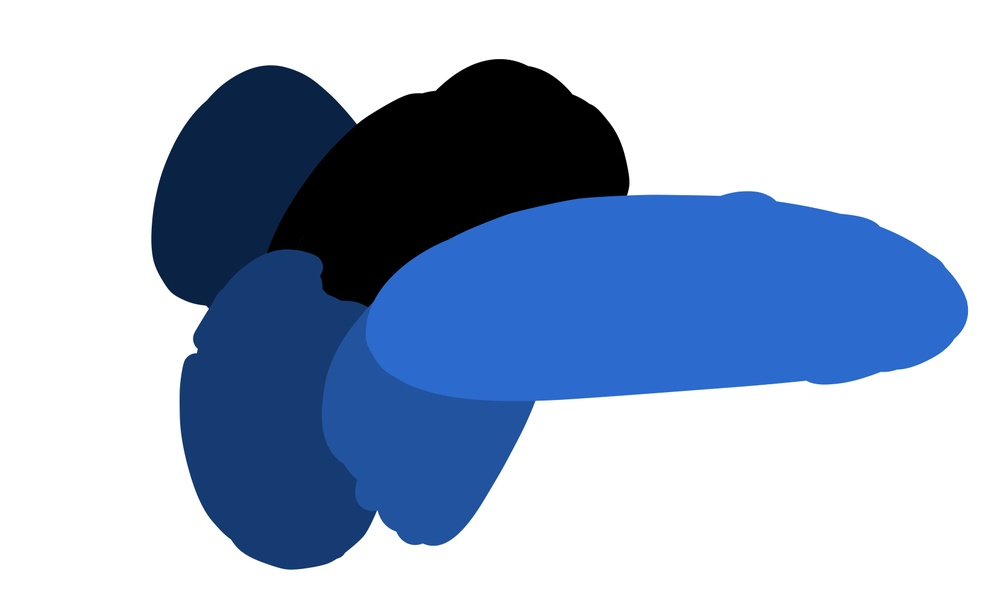
#> input picture input/test.jpg, 1000 x 612 px, shrunk from 1654 x 1013 before the run
$ python -i Mask.py   (imports and definitions only)   (older library calls are emulated)
#> lines starting #> are read from the running program, lines starting #| are printed output that depends on the picture; after the words box and inside, x2 and y2 are one past the last pixel; in counts of white or black regions, pixels touching at a corner belong together
import cv2
import numpy as np
import PreProcess as pre
import matplotlib.pyplot as plt


class MixEdge:
    """
    A new edge detection combine sobel and laplacian

    Args:
        arg: Original RGB color image

    Attributes:
        src: This is where we store original enhanced image input,
        src_lap: This is where we store laplacian edge detected image
        src_sob: This is where we store sobel edge detected image
        combine: This is where we store image combining two detection methods
    """

    # [73 lines left out: functions __init__, Laplacian, sobel, Prewitt, combineTwo, not called in this run]


class BinaryMask:
    def __init__(self, edge_img):
        self.src = edge_img
        self.closedEdge = self.edge_close()
        self.minArea = 1000
        self.area = self.areaSelect()
        self.mask = self.fillEdge()

    def edge_close(self):
        # src_blur = self.src
        # src_blur = cv2.medianBlur(self.src, 5)
        src_blur = cv2.GaussianBlur(self.src, (5, 5), 0)
        src_dilate = cv2.dilate(src_blur, cv2.getStructuringElement(cv2.MORPH_RECT, (3, 3)), iterations=5)
        src_erode = cv2.erode(src_dilate, cv2.getStructuringElement(cv2.MORPH_RECT, (3, 3)), iterations=4)

        rows, cols = src_erode.shape
        dst = np.zeros((rows, cols), np.uint8)
        dst[np.where(src_erode >= 100)] = 255
        return dst

    def areaSelect(self):
        contours, hierarchy = cv2.findContours(self.closedEdge, cv2.RETR_EXTERNAL, cv2.CHAIN_APPROX_NONE)
        useful_areas = []
        for k, contour in enumerate(contours):
            if cv2.contourArea(contour) >= self.minArea:
                useful_areas.append(contour)
        return useful_areas

    def fillEdge(self):
        rows, cols = self.closedEdge.shape
        mask = np.full((rows, cols), 0, np.uint8)
        cv2.fillPoly(mask, self.area, 255)
        # kernel = cv2.getStructuringElement(cv2.MORPH_RECT, (5, 5))
        # dst = cv2.morphologyEx(dst, cv2.MORPH_CLOSE, kernel, iterations=1)

        kernel = cv2.getStructuringElement(cv2.MORPH_RECT, (3, 3))
        mask = cv2.morphologyEx(mask, cv2.MORPH_OPEN, kernel, iterations=1)
        return mask


# [20 lines left out: functions get_mask, clean_image, not called in this run]

>>> import cv2
>>> picture = cv2.imread('input/test.jpg', cv2.IMREAD_GRAYSCALE)
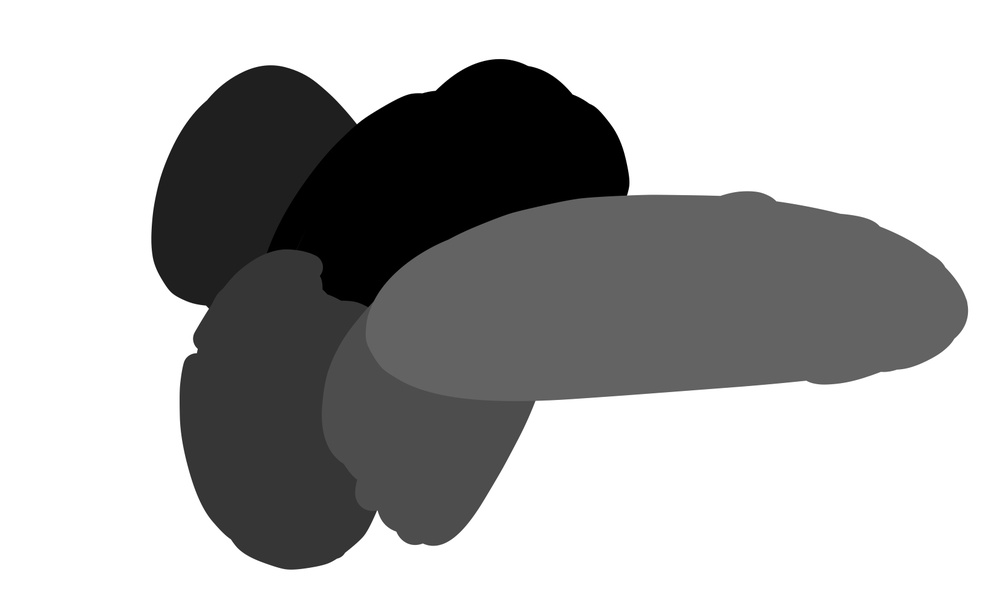
#> picture: shape (612, 1000); min 0, max 255, mean 178.3
>>> result = BinaryMask(picture).edge_close()
#> in edge_close, `src_dilate = cv2.dilate(src_blur, cv2.getStructuringElement(cv2.MORPH_..`:
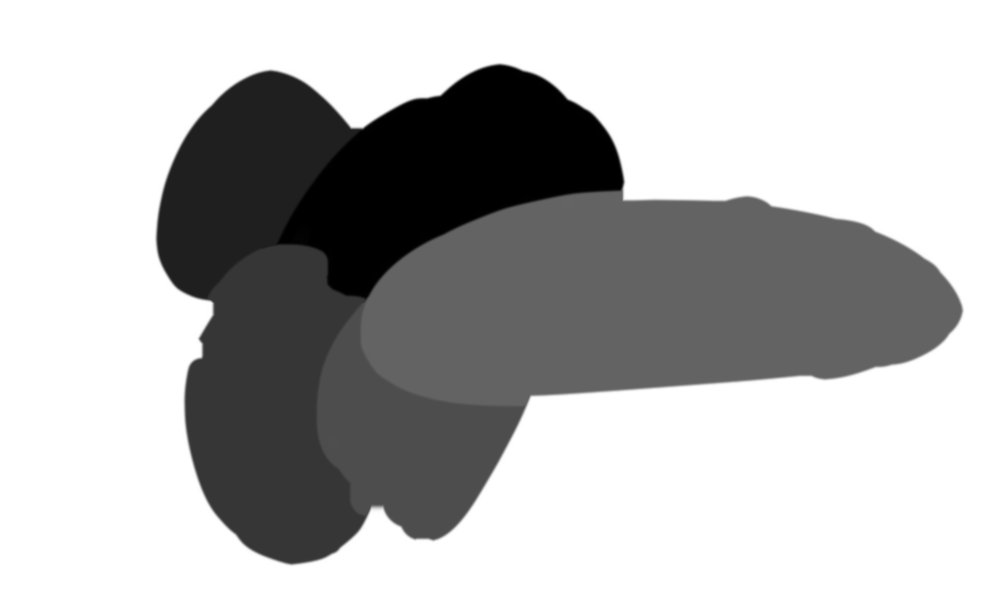
#> src_dilate: shape (612, 1000); min 0, max 255, mean 183.5
#> in fillEdge, `cv2.fillPoly(mask, self.area, 255)`: mask: shape (612, 1000); every value is 255
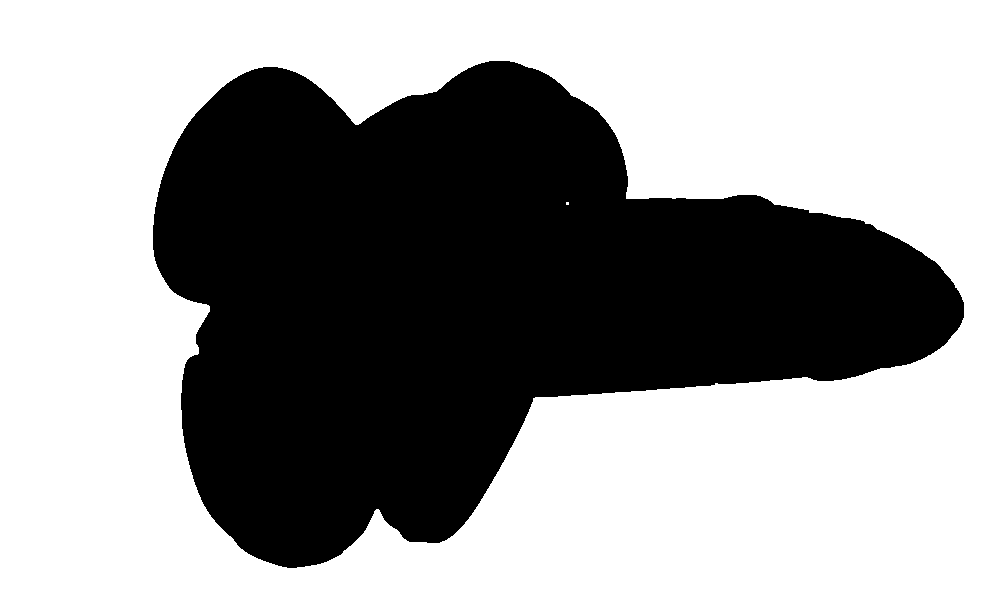
#> result: shape (612, 1000); 61.3% white; 1 black region, box (x1, y1, x2, y2) and area: (153, 61, 964, 568) 236551
